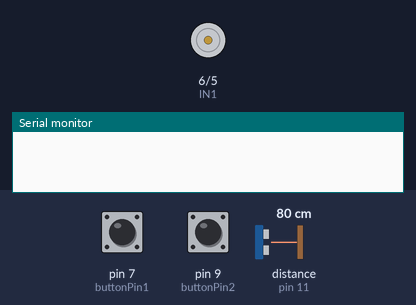
Bench run of a sketch on a simulated Arduino Uno, built with avr-gcc and run on an emulated ATmega328P. On the bench: motor-driver pin pairs drawn as motors (green arrow = first pin HIGH = forward, orange = second pin HIGH = backward, longer = more drive, scaled by the enable pin), the last lines printed to the serial monitor. The inputs (shaded band) are chosen by the test bench; at power-on: pin 9 (buttonPin2) LOW, pin 7 (buttonPin1) LOW, distance to the obstacle (sensor on pin 11) 80 cm. The echo pulse lasts 58.3 µs per cm.

Above: at 1.2 s.
1.3 s: pin 9 (buttonPin2) pulled HIGH for 0.15 s
At 2.4 s:
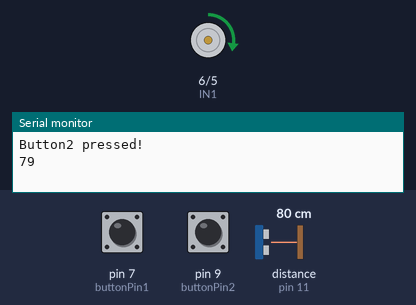
4.0 s: pin 7 (buttonPin1) pulled HIGH for 0.15 s
At 5.0 s:
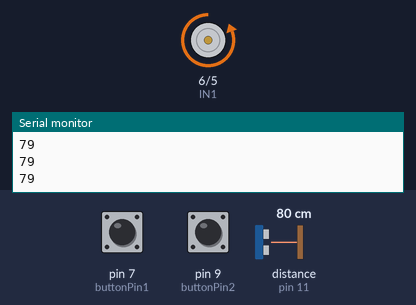
5.7 s: distance to the obstacle (sensor on pin 11) set to 16 cm
7.2 s: distance to the obstacle (sensor on pin 11) set to 13 cm
At 7.9 s:
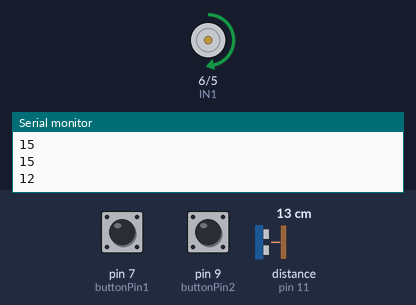
9.2 s: pin 7 (buttonPin1) pulled HIGH for 3.2 s
At 9.5 s:
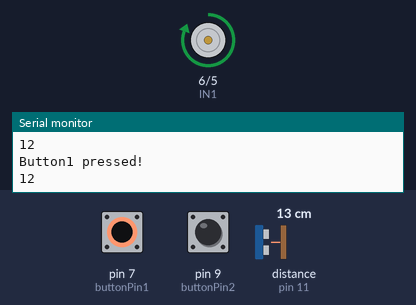
13.9 s: pin 9 (buttonPin2) pulled HIGH for 1 s
At 14.8 s:
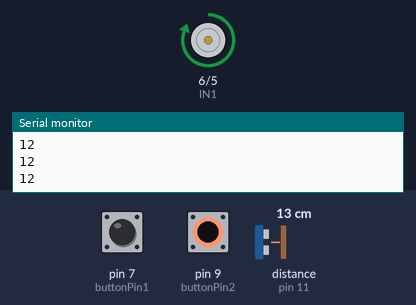
Timing chart, 0 to 16.9 s (numbered marks = the images above; inputs shaded):
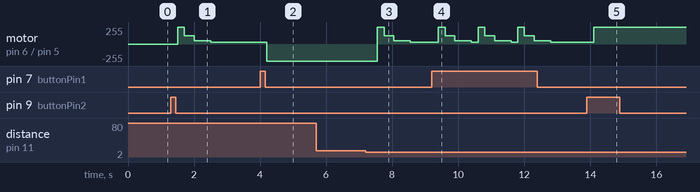

The sketch:

DC-motor_braking.ino
```cpp
/*version 1
 Date: 28-03-2018s
 Lift project - DC motor tests
*/
const int IN1 = 6; //->B1
const int IN2 = 5; //->B2
const int EN = 3;

const int buttonPin1 = 7;
const int buttonPin2 = 9;

const int trigPin = 10;
const int echoPin = 11;
long duration;
int distance;

const int level1 = 14;
const int level2 = 45;


int getDistance()
{

  digitalWrite(trigPin, LOW);
  delayMicroseconds(2);
  digitalWrite(trigPin, HIGH);
  delayMicroseconds(10);
  digitalWrite(trigPin, LOW);

  duration = pulseIn(echoPin, HIGH);
  distance = duration*0.034/2;
  Serial.println(distance);
  delay(200);
  return distance;

}

void runMotor(int dir, int runtime)
{
  if (dir == 0)
  {
    digitalWrite(IN1, HIGH);
    digitalWrite(IN2, LOW);
    analogWrite(EN, 255);
  }

  if (dir == 1)
  {
    digitalWrite(IN1, LOW);
    digitalWrite(IN2, HIGH);
    analogWrite(EN, 255);
  }

  delay(runtime);


}

void brakeMotor()
{
    digitalWrite(IN1, HIGH);
    digitalWrite(IN2, LOW);
    analogWrite(EN, 255);
    delay(200);
    analogWrite(EN, 125);
    delay(300);
    analogWrite(EN, 50);
    delay(500);
    analogWrite(EN, 25);
}

void setup() {
  // put your setup code here, to run once:
  Serial.begin(9600);
  pinMode(buttonPin1, INPUT);
  pinMode(buttonPin2, INPUT);
  pinMode(IN1, OUTPUT);
  pinMode(IN2, OUTPUT);
  pinMode(EN, OUTPUT);

  pinMode(trigPin, OUTPUT);
  pinMode(echoPin, INPUT);
}

void loop() {

  //Serial.println(getDistance());

  if(digitalRead(buttonPin1))
  {
    //down
    Serial.println("Button1 pressed!");
    while(getDistance() >= level1)
    {
      runMotor(1, 20);
    }
    brakeMotor();

  }

  if(digitalRead(buttonPin2))
  {
    //down
    Serial.println("Button2 pressed!");
    while(getDistance() <= level2)
    {
      runMotor(0, 20);
    }
    brakeMotor();

  }
}
```

Measured:
- the behaviour switches between 15 and 14 cm on distance to the obstacle (sensor on pin 11) (found by bisection; images 2 and 3)
- after the input at 1.3 s, motor on pin 6 (IN1) / pin 5 (IN2): stopped → forward 255/255 after 0.21 s, → forward 125/255 0.20 s later, → forward 50/255 0.30 s later, → forward 25/255 0.50 s later
- after the input at 4.0 s, motor on pin 6 (IN1) / pin 5 (IN2): forward 25/255 → backward 255/255 after 0.21 s
- after the input at 7.2 s, motor on pin 6 (IN1) / pin 5 (IN2): backward 255/255 → forward 255/255 after 0.36 s, → forward 125/255 0.20 s later, → forward 50/255 0.30 s later, → forward 25/255 0.50 s later
- after the input at 9.2 s, motor on pin 6 (IN1) / pin 5 (IN2): forward 25/255 → forward 255/255 after 0.20 s, then repeats every 1.2 s: forward 125/255 0.30 s, forward 50/255 0.50 s, forward 25/255 0.20 s, forward 255/255 0.20 s
- after the input at 13.9 s, motor on pin 6 (IN1) / pin 5 (IN2): forward 25/255 → forward 255/255 after 0.20 s
